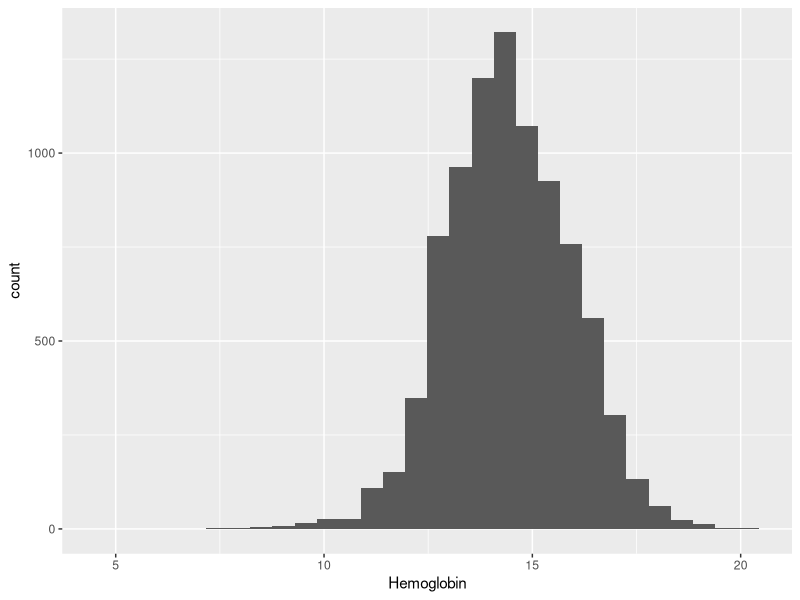
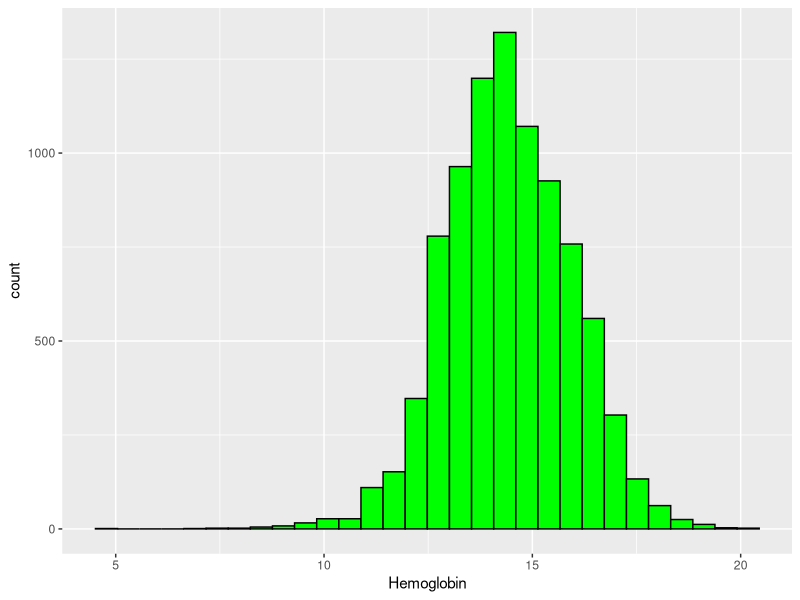
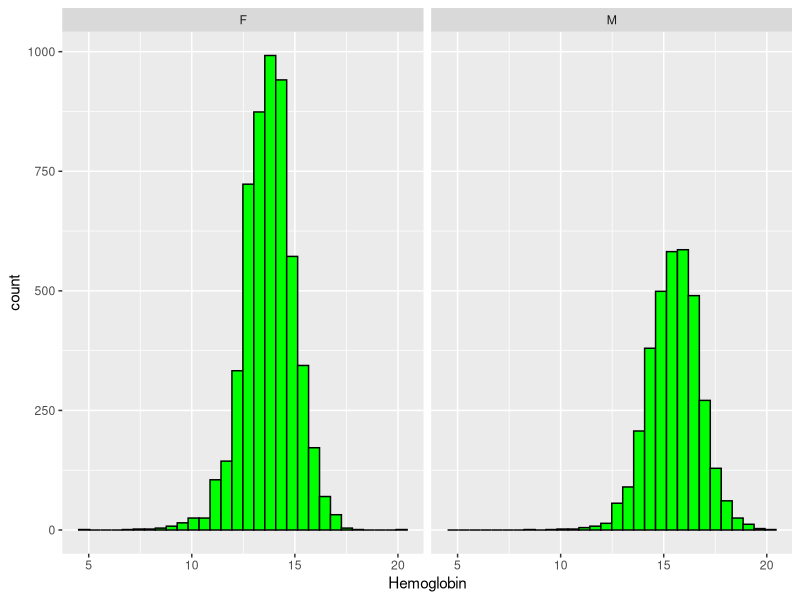
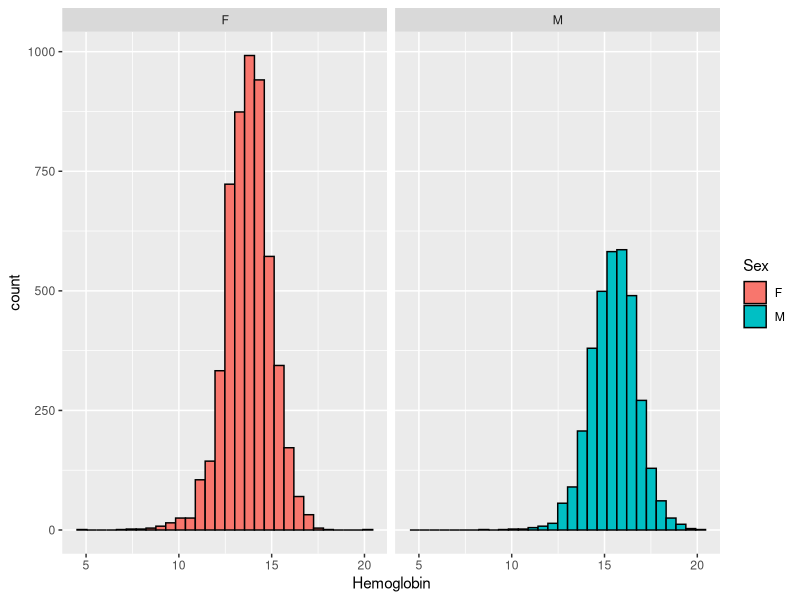
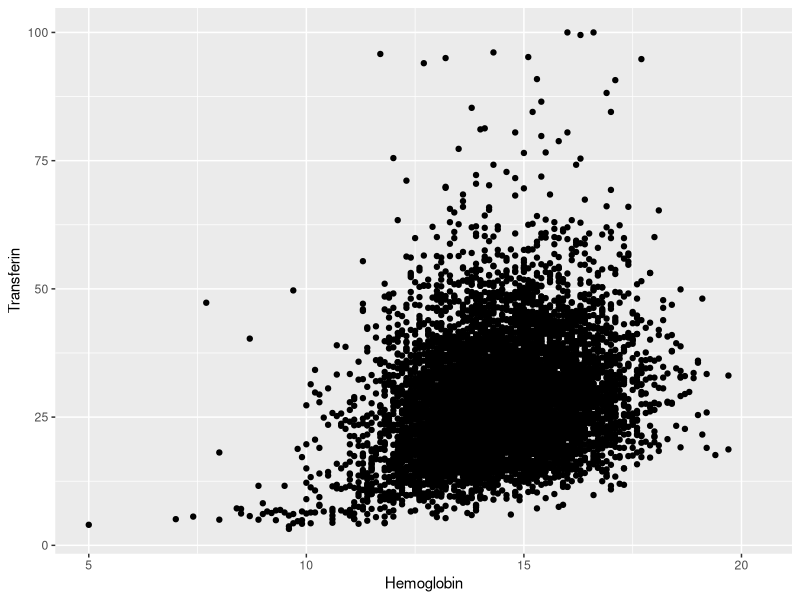
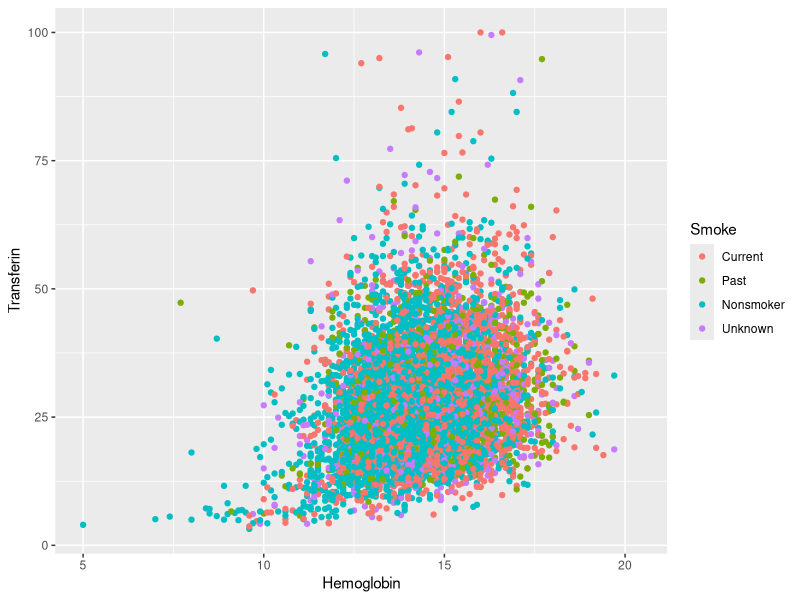
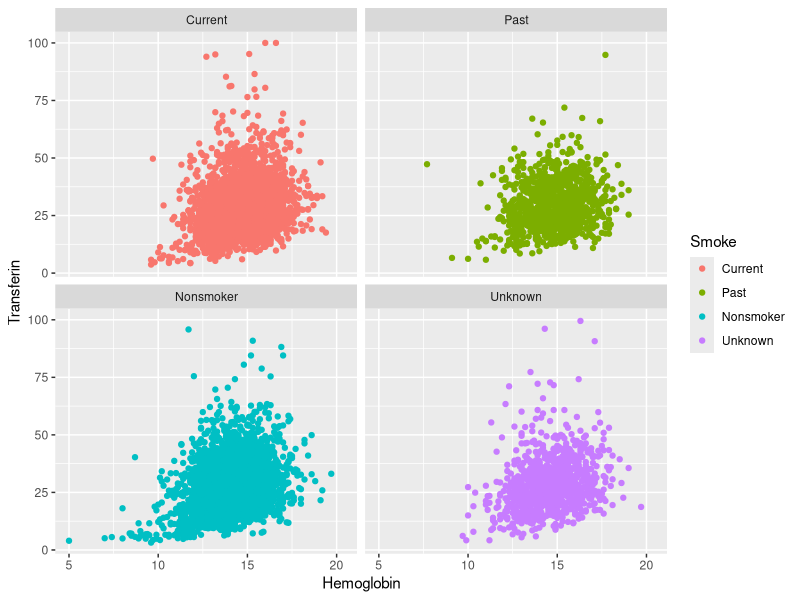
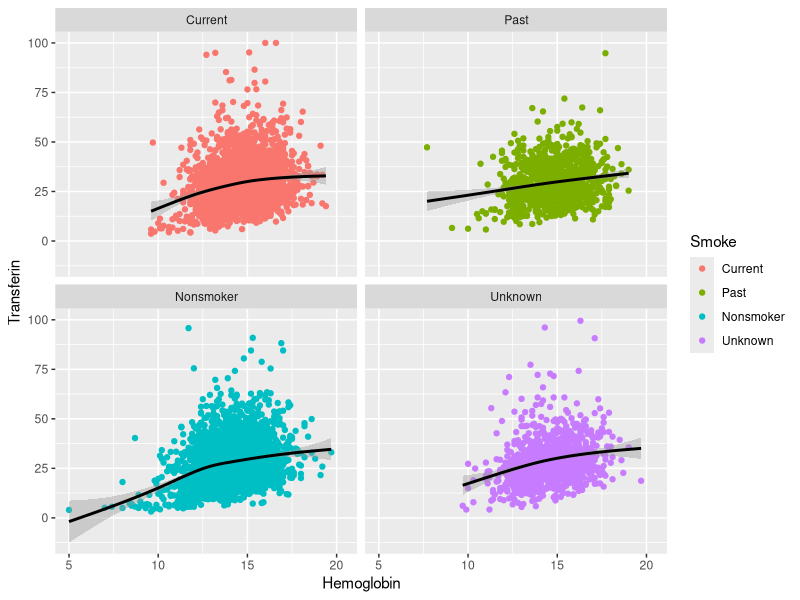

Write R code to recreate these figures, in order.
# load the hexbin package
# use the library() function

library(hexbin)

# use the data() function
# load NHANES dataset from the hexbin package
# load dataset from the hexbin package
# this does not load the functionality of hexbin
# only loads the data
data("NHANES", package = "hexbin")

# multiple choice questions
# run ls() and sessionInfo() again - answer questions
# 1. How many objects are now in the global environment? [2]
# 2. how many packages are listed in "other attached packages" [1]
ls()
sessionInfo()

# using the str() and class() functions, answer the following on the NHANES
# dataset
# 1. how many variables are in the NHANES dataset [15]
# 2. how many observations are in the NHANES dataset [9575]
# 3. what variable type is "Sex" [factor]
# 4. what type of object is the NHANES dataset [data.frame]
dim(NHANES)
str(NHANES)
class(NHANES)

# select the variable for sex with $ operator
# use class() to get the object type
class(NHANES$Sex)

# view top rows use head() function
head(NHANES$sex)

# Why did we get NULL? Spelling and Case matters
head(NHANES$Sex)

# view bottom 10 rows with tail()
tail(x = NHANES$Sex, n = 10)

# get summary statistics - frequencies
summary(NHANES$Sex)

# tidyverse approach
# using the pipe operator %>%
library(dplyr)
NHANES %>%
  select(Sex) %>%
  summary()

# lets build some plots

library(ggplot2)

# Visualize data
# Create Histogram of Hemoglobin
ggplot(NHANES, aes(x = Hemoglobin)) +
  geom_histogram()

# change color of outline and fill
ggplot(NHANES, aes(x = Hemoglobin)) +
  geom_histogram(color = "black", fill = "green")

# add panels by sex, use facet_wrap()
ggplot(NHANES, aes(x = Hemoglobin)) +
  geom_histogram(color = "black", fill = "green") +
  facet_wrap(vars(Sex))

# change colors by sex
# colors defined inside aes() use variable specific coloring
# colors defined outside aes() use actual colors for global coloring
ggplot(NHANES, aes(x = Hemoglobin, fill = Sex)) +
  geom_histogram(color = "black") +
  facet_wrap(vars(Sex))

# create scatterplot of Transferin by Hemoglobin
# set x-axis to Hemoglobin
# set y-axis to Transferin
# use geom_point() to add points
ggplot(NHANES, aes(x = Hemoglobin, y = Transferin)) +
  geom_point()

# use aes() inside geom_point to color points by Smoke
# smoking status
ggplot(NHANES, aes(x = Hemoglobin, y = Transferin)) +
  geom_point(aes(color = Smoke))

# next facet_wrap() by Smoke use ~ operator
ggplot(NHANES, aes(x = Hemoglobin, y = Transferin)) +
  geom_point(aes(color = Smoke)) +
  facet_wrap(~Smoke)

# next add smoothed fit lines using geom_smooth()
# make the smoothed fit lines black
ggplot(NHANES, aes(x = Hemoglobin, y = Transferin)) +
  geom_point(aes(color = Smoke)) +
  facet_wrap(~Smoke) + 
  geom_smooth(color = "black")

